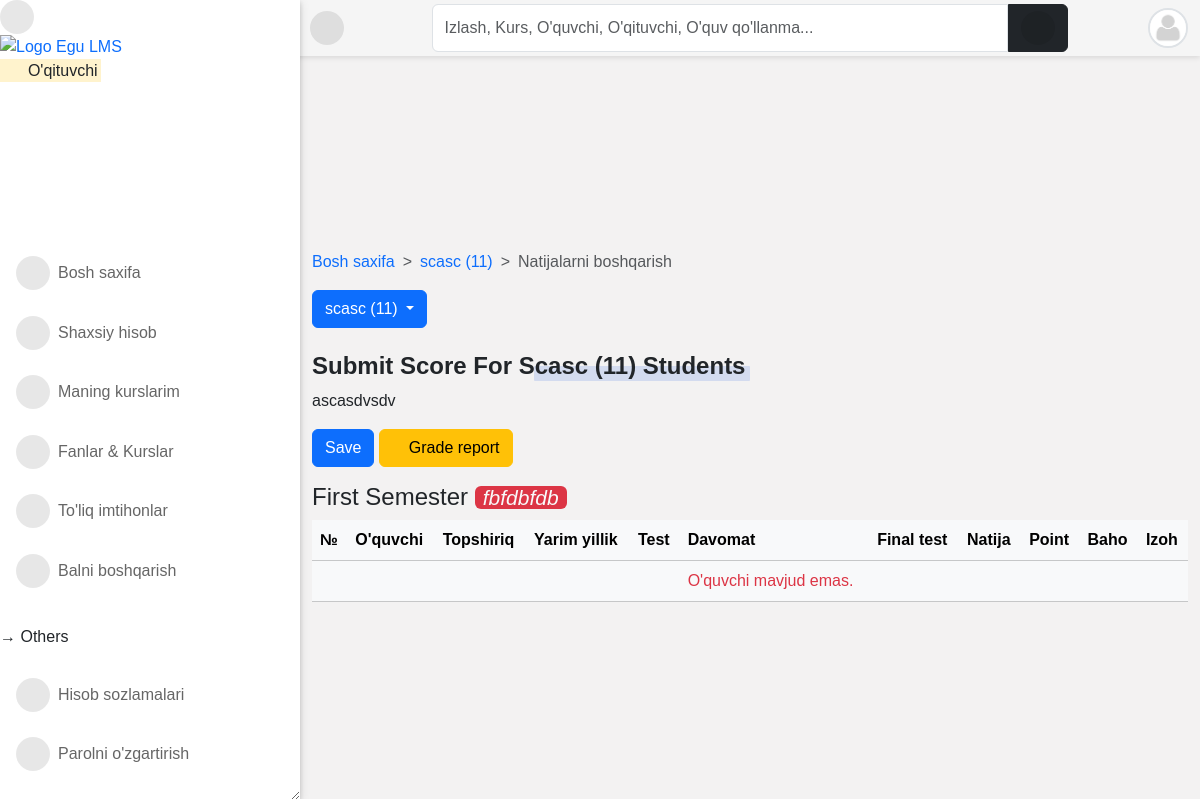
Before: /result/manage-score/2/ (signed in) with the older database file.
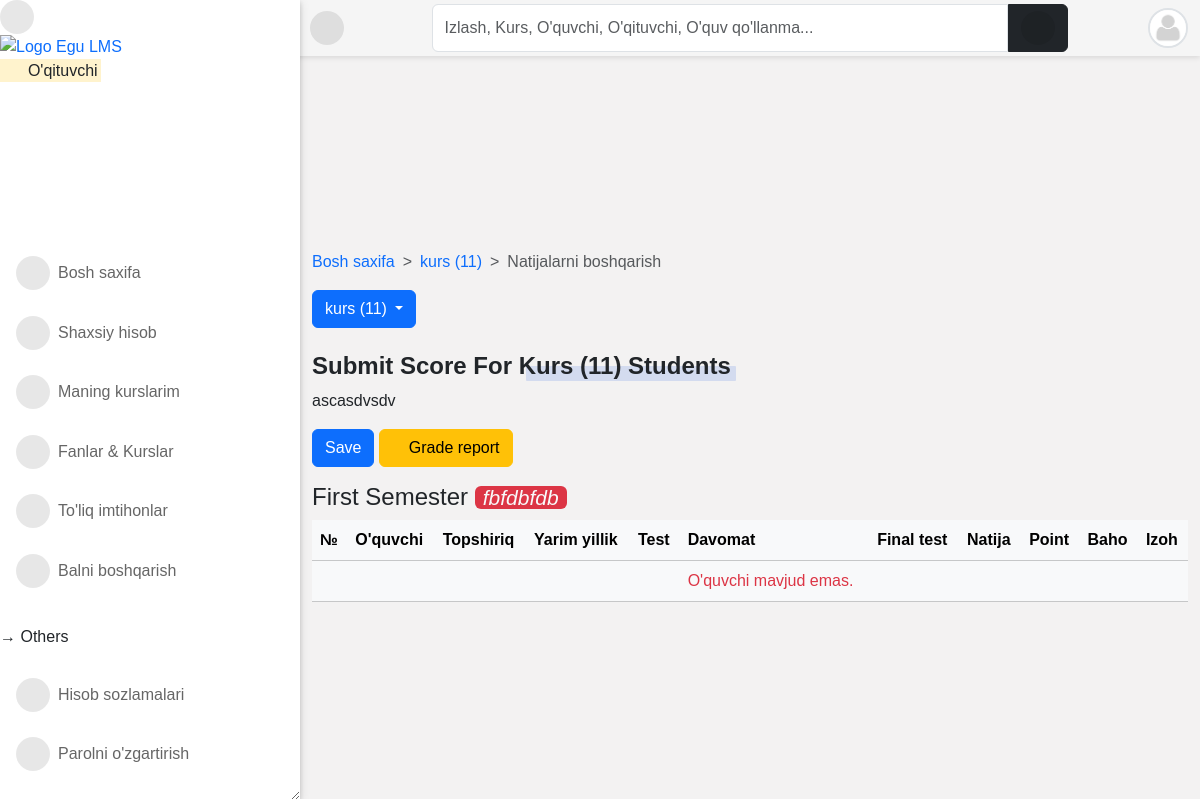
After: the same page with the newer database file.
### course/models.py (models this page shows, shortened)
class Course(models.Model):
    slug = models.SlugField(blank=True, unique=True)
    title = models.CharField(max_length=200, null=True)
    code = models.CharField(max_length=200, unique=True, null=True)
    credit = models.IntegerField(null=True, default=0)
    summary = models.TextField(max_length=200, blank=True, null=True)
    program = models.ForeignKey(Program, on_delete=models.CASCADE)
    level = models.CharField(max_length=25, choices=LEVEL, null=True)
    year = models.IntegerField(choices=YEARS, default=0)
    semester = models.CharField(choices=SEMESTER, max_length=200)
    is_elective = models.BooleanField(default=False, blank=True, null=True)
    objects = CourseManager()
    def __str__(self):
        return "{0} ({1})".format(self.title, self.code)
    def get_absolute_url(self):
        return reverse("course_detail", kwargs={"slug": self.slug})

### result/views.py (the view, shortened to what this page needs)
# urls.py: path("manage-score/<int:id>/", add_score_for, name="add_score_for"),
@login_required
@lecturer_required
def add_score_for(request, id):
    current_session = Session.objects.get(is_current_session=True)
    current_semester = get_object_or_404(
        Semester, is_current_semester=True, session=current_session
    )
    if request.method == "GET":
        courses = Course.objects.filter(
            allocated_course__lecturer__pk=request.user.id
        ).filter(semester=current_semester)
        course = Course.objects.get(pk=id)
        students = (
            TakenCourse.objects.filter(
                course__allocated_course__lecturer__pk=request.user.id
            )
            .filter(course__id=id)
            .filter(course__semester=current_semester)
        )
        context = {
            "title": "Submit Score",
            "courses": courses,
            "course": course,
            "students": students,
            "current_session": current_session,
            "current_semester": current_semester,
        }
        return render(request, "result/add_score_for.html", context)

### accounts/models.py (called while the page is built)
    @property
    def get_user_role(self):
        if self.is_superuser:
            role = "Boshliq"
        elif self.is_student:
            role = "O'quvchi"
        elif self.is_lecturer:
            role = "O'qituvchi"
        elif self.is_parent:
            role = "Ota-ona"
        return role

### core/models.py (called while the page is built)
    def __str__(self):
        return self.session

    def __str__(self):
        return self.semester

### templates/result/add_score_for.html (shortened to what the changed rows need)
{% extends 'base.html' %}
{% load static %}
{% block content %}
<nav style="--bs-breadcrumb-divider: '>';" aria-label="breadcrumb">
    <ol class="breadcrumb">
        <li class="breadcrumb-item"><a href="{{ course.get_absolute_url }}">{{ course }}</a></li>
    </ol>
</nav>
<div class="dropdown">
    <button class="btn btn-primary dropdown-toggle" type="button" data-bs-toggle="dropdown" aria-haspopup="true" aria-expanded="false">
        {{ course }}
    </button>
</div>
<br>
<h4 class="title-1">Submit score for {{ course }} Students</h4>
<p>{{ course.summary }}</p>
<form action="" method="POST">
    <div class="btn-flex">
    </div>
    <h4 class="mt-3">{{ current_semester }} Semester <i class="text-light px-2 rounded small bg-danger">{{ current_session }}</i></h4>
    <div class="table-responsive">
        <table class="table table-light">
            <thead>
                <tr>
                    <th>№</th>
                    <th>O'quvchi</th>
                    <th>Topshiriq</th>
                    <th>Yarim yillik</th>
                    <th>Test</th>
                    <th>Davomat</th>
                    <th>Final test</th>
                    <th>Natija</th>
                    <th>Point</th>
                    <th>Baho</th>
                    <th>Izoh</th>
                </tr>
            </thead>
        </table>
    </div>
</form>
{% endblock content %}

Changed rows visible on the page:
changed Course "ascasdvsdv": title+code "scasc (11)" → "kurs (11)"; title+code "Scasc (11)" → "Kurs (11)"
